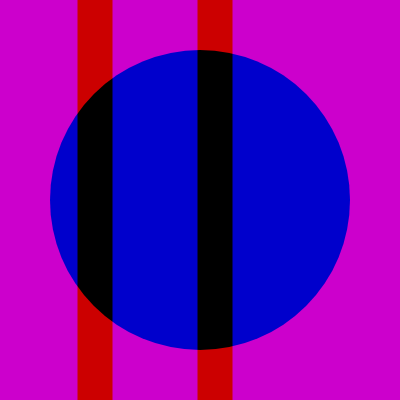
Frame 1 (no input)
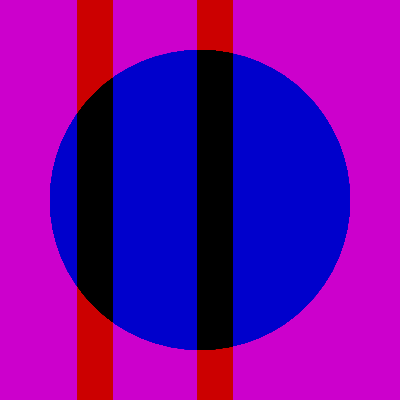
Frame 60 (no input)
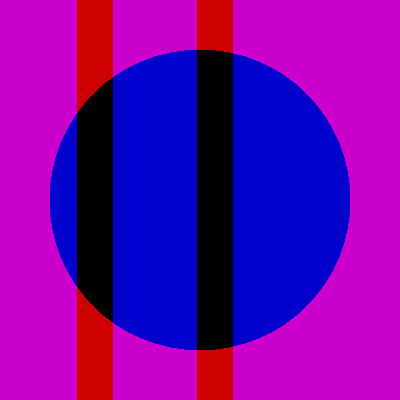
Frame 120 (the mouse pressed at the canvas centre since frame 60)

The p5.js sketch that drew these frames (run headless with seeded random() and noise() and a simulated clock; from frame 60 on, the mouse is pressed at the canvas centre):

// p5.js sketch
// ── sketch.js
function setup() {
  createCanvas(400, 400);
  blendMode(DARKEST);//blend mode
  
}

function draw() {
  background(204, 0, 204);// r, g, b
  
  noStroke(); // stroke around the circle
  fill (0, 255, 255);
  ellipse (width/2, height/2, 300, 300);
  
  stroke(255, 0, 0);
  strokeWeight (5);// this is the stroke of the rectangles on top
  fill (255, 255, 0); // this changes the color of the rectangles on     top
  rect (200, 0, 30, height);
  rect (80, 0, 30, height);
}
